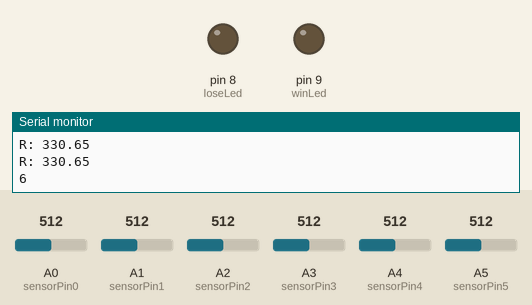
A sketch run on a simulated Arduino Uno, built with avr-gcc and run on an emulated ATmega328P. On the bench: output pins drawn as LEDs (lit = HIGH), the last lines printed to the serial monitor. Inputs (shaded band) come from the test bench; at power-on: A0 (sensorPin0) = 512, A3 (sensorPin3) = 512, A1 (sensorPin1) = 512, A2 (sensorPin2) = 512, A4 (sensorPin4) = 512, A5 (sensorPin5) = 512.

Above: at 1.4 s.
1.5 s: A0 (sensorPin0) set to 992
At 2.46 s:
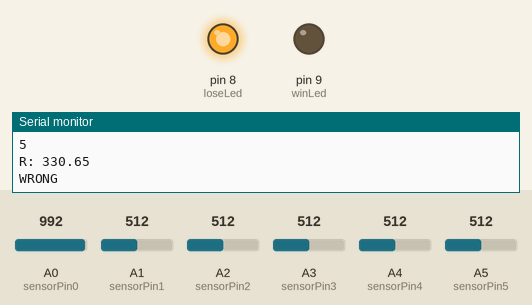
4.1 s: A3 (sensorPin3) set to 950
5.8 s: A3 (sensorPin3) set to 970
At 7.4 s:
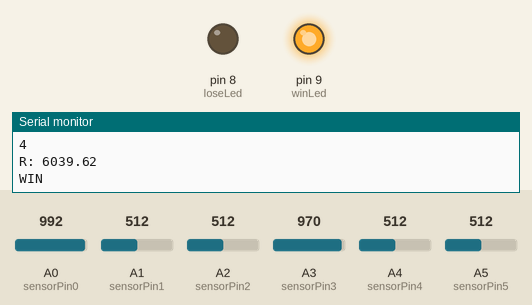
Timing chart, 0 to 8.9 s (numbered marks = the images above; inputs shaded):
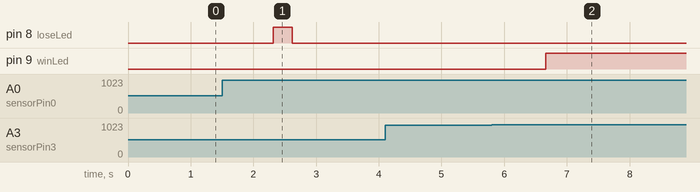

Measured:
- the behaviour switches between 959 and 960 on A3 (sensorPin3) (found by bisection; images 1 and 2)
- after the input at 1.5 s, pin 8 (loseLed): LOW → HIGH after 0.82 s, → LOW 0.30 s later
- after the input at 5.8 s, pin 9 (winLed): LOW → HIGH after 0.87 s

The sketch:

main.ino
```cpp
#include <Array.h>

#define winLed 9
#define loseLed 8

#define sensorPin0 A0
#define sensorPin1 A1
#define sensorPin2 A2
#define sensorPin3 A3
#define sensorPin4 A4
#define sensorPin5 A5

const int wires[6] = {sensorPin0,sensorPin1,sensorPin2,sensorPin3,sensorPin4,sensorPin5};
Array<int,6> availableWires;

char serialNo[] = "AL50F2";

int sensorValue = 0;       // sensorPin default value
float Vin = 4.8;             // Input voltage
float Vout = 0;            // Vout default value
float Rref = 330;          // Reference resistor's value in ohms (you can give this value in kiloohms or megaohms - the resistance of the tested resistor will be given in the same units)
float R = 0;

//colour defenitions
int black[] = {10, 100};
int red[] = {300, 400};
int blue[] = {500, 700};
int yellow[] = {800, 2000};
int white[] = {2500, 5000};

int wireCount;
int wireToCut;
bool win = false;


bool isLastDigitOdd(){
  char last = (serialNo[sizeof(serialNo)/sizeof(serialNo[0])-2]);
  return last%2;
}

float measureWire(int pin){
  sensorValue = analogRead(pin);
  Vout = (Vin * sensorValue) / 1023;
  R = Rref * (1 / ((Vin / Vout) - 1));
  Serial.print("R: ");
  Serial.println(R);
  return R;
}

bool checkForWire(int pin){
  R = measureWire(pin);
  if (R > 5000){
    return false;
  } else {
    return true;
  }
}

int getLastWireOfColour(int colour[]){
  int wireIndex;
  for (int i=0; i < 6; i++){
    if (checkWireForColour(wires[i],colour)){
      wireIndex = i;
    }
  }
  return wireIndex;
}

bool checkWireForColour(int pin, int colour[]){
  R = measureWire(pin);
  if (R > colour[0] && R <= colour[1]){
    return true;
  }
  return false;
}

int getColourCount(int colour[]){
  int wiresOfColour = 0;
  for (int i=0; i < 6; i++){
    if (checkWireForColour(wires[i], colour)){
      wiresOfColour++;
    }
  }
  return wiresOfColour;
}

void initWires(){
  availableWires.clear();
  int numWires = 6;
  for (int i= 0; i < 6; i++){
    R = measureWire(wires[i]);
    if (R > 5000){
      numWires--;
    } else {
      availableWires.push_back(i);
    }
  }
  wireCount = numWires;
}

int checkWireCount(){
  int numWires = 6;
  for (int i= 0; i < 6; i++){
    R = measureWire(wires[i]);
    if (R > 5000){
      numWires--;
    }
  }
  return numWires;
}

void getWireToCut(int numWires){
  switch (numWires) {
    case 3:
      Serial.println("case 3");
      Serial.println();
      if (getColourCount(red) == 0){
        wireToCut = availableWires[1];
      } else if (checkWireForColour(white, availableWires.back()) == true){
        wireToCut = availableWires.back();
      } else if (getColourCount(blue) > 1){
        wireToCut = getLastWireOfColour(blue);
      }else{
        wireToCut = availableWires.back();
      }
      break;

    case 4:
      Serial.println("case 4");
      Serial.println();
      if (isLastDigitOdd() && getColourCount(red) > 1){
        wireToCut = getLastWireOfColour(red);
      } else if (checkWireForColour(yellow, availableWires.back()) && getColourCount(red) == 0){
        wireToCut = availableWires[0];
      } else if (getColourCount(blue) == 1){
        wireToCut = availableWires[0];
      } else if (getColourCount(yellow) > 1){
        wireToCut = availableWires.back();
      } else {
        wireToCut = availableWires[1];
      }
      break;

    case 5:
      Serial.println("case 5");
      Serial.println();
      if (checkWireForColour(black, availableWires.back()) && isLastDigitOdd()){
        wireToCut = availableWires[3];
      } else if (getColourCount(red) == 1 && getColourCount(yellow) > 1){
        wireToCut = availableWires[0];
      } else if (getColourCount(black) == 0){
        wireToCut = availableWires[1];
      } else {
        wireToCut = availableWires[0];
      }
      break;

    case 6:
      Serial.println("case 6");
      Serial.println();
      if ((getColourCount(yellow) == 0) && (isLastDigitOdd())){
        wireToCut = availableWires[2];
      } else if (getColourCount(yellow) == 1 && getColourCount(white) > 1){
        wireToCut = availableWires[3];
      } else if (getColourCount(red) == 0){
        wireToCut = availableWires.back();
      } else {
        wireToCut = availableWires[3];
      }
      break;
  }
}

void setup ()
{
  pinMode(winLed, OUTPUT);
  pinMode(loseLed, OUTPUT);
  Serial.begin(9600);      // Initialize serial communications at 9600 bps
  initWires();
  getWireToCut(wireCount);
}

void loop ()
{
  if(!win){
    int currentWireCount = checkWireCount();
    Serial.println(currentWireCount);

    if (currentWireCount != wireCount){
      if (!checkForWire(wireToCut)){
        Serial.println("WIN");
        win = true;
        digitalWrite(winLed, HIGH);
      } else {
        Serial.println("WRONG");
        wireCount--;
        digitalWrite(loseLed, HIGH);
        delay(300);
        digitalWrite(loseLed, LOW);
      }
    }
  }
  delay(1000);
}
```
